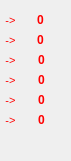
   <widget class="QFrame" name="frame_ls_2">
    <property name="geometry">
     <rect>
      <x>275</x>
      <y>22</y>
      <width>71</width>
      <height>161</height>
     </rect>
    </property>
    <property name="palette">
     <palette>
      <active>
       <colorrole role="WindowText">
        <brush brushstyle="SolidPattern">
         <color alpha="255">
          <red>255</red>
          <green>0</green>
          <blue>0</blue>
         </color>
        </brush>
       </colorrole>
      </active>
      <inactive>
       <colorrole role="WindowText">
        <brush brushstyle="SolidPattern">
         <color alpha="255">
          <red>255</red>
          <green>0</green>
          <blue>0</blue>
         </color>
        </brush>
       </colorrole>
      </inactive>
      <disabled>
       <colorrole role="WindowText">
        <brush brushstyle="SolidPattern">
         <color alpha="255">
          <red>255</red>
          <green>170</green>
          <blue>0</blue>
         </color>
        </brush>
       </colorrole>
      </disabled>
     </palette>
    </property>
    <widget class="QLabel" name="l_note_28">
     <property name="geometry">
      <rect>
       <x>20</x>
       <y>10</y>
       <width>41</width>
       <height>20</height>
      </rect>
     </property>
     <property name="font">
      <font>
       <weight>75</weight>
       <bold>true</bold>
      </font>
     </property>
     <property name="text">
      <string>0</string>
     </property>
     <property name="alignment">
      <set>Qt::AlignCenter</set>
     </property>
    </widget>
    <widget class="QLabel" name="l_note_29">
     <property name="geometry">
      <rect>
       <x>20</x>
       <y>30</y>
       <width>41</width>
       <height>20</height>
      </rect>
     </property>
     <property name="font">
      <font>
       <weight>75</weight>
       <bold>true</bold>
      </font>
     </property>
     <property name="text">
      <string>0</string>
     </property>
     <property name="alignment">
      <set>Qt::AlignCenter</set>
     </property>
    </widget>
    <widget class="QLabel" name="l_note_30">
     <property name="geometry">
      <rect>
       <x>21</x>
       <y>50</y>
       <width>41</width>
       <height>20</height>
      </rect>
     </property>
     <property name="font">
      <font>
       <weight>75</weight>
       <bold>true</bold>
      </font>
     </property>
     <property name="text">
      <string>0</string>
     </property>
     <property name="alignment">
      <set>Qt::AlignCenter</set>
     </property>
    </widget>
    <widget class="QLabel" name="l_note_31">
     <property name="geometry">
      <rect>
       <x>21</x>
       <y>70</y>
       <width>41</width>
       <height>20</height>
      </rect>
     </property>
     <property name="font">
      <font>
       <weight>75</weight>
       <bold>true</bold>
      </font>
     </property>
     <property name="text">
      <string>0</string>
     </property>
     <property name="alignment">
      <set>Qt::AlignCenter</set>
     </property>
    </widget>
    <widget class="QLabel" name="l_note_32">
     <property name="geometry">
      <rect>
       <x>21</x>
       <y>90</y>
       <width>41</width>
       <height>20</height>
      </rect>
     </property>
     <property name="font">
      <font>
       <weight>75</weight>
       <bold>true</bold>
      </font>
     </property>
     <property name="text">
      <string>0</string>
     </property>
     <property name="alignment">
      <set>Qt::AlignCenter</set>
     </property>
    </widget>
    <widget class="QLabel" name="l_note_33">
     <property name="geometry">
      <rect>
       <x>21</x>
       <y>110</y>
       <width>41</width>
       <height>20</height>
      </rect>
     </property>
     <property name="font">
      <font>
       <weight>75</weight>
       <bold>true</bold>
      </font>
     </property>
     <property name="text">
      <string>0</string>
     </property>
     <property name="alignment">
      <set>Qt::AlignCenter</set>
     </property>
    </widget>
    <widget class="QLabel" name="l_note_34">
     <property name="geometry">
      <rect>
       <x>-10</x>
       <y>10</y>
       <width>41</width>
       <height>20</height>
      </rect>
     </property>
     <property name="font">
      <font>
       <pointsize>8</pointsize>
      </font>
     </property>
     <property name="text">
      <string>-&gt;</string>
     </property>
     <property name="alignment">
      <set>Qt::AlignCenter</set>
     </property>
    </widget>
    <widget class="QLabel" name="l_note_35">
     <property name="geometry">
      <rect>
       <x>-10</x>
       <y>30</y>
       <width>41</width>
       <height>20</height>
      </rect>
     </property>
     <property name="font">
      <font>
       <pointsize>8</pointsize>
      </font>
     </property>
     <property name="text">
      <string>-&gt;</string>
     </property>
     <property name="alignment">
      <set>Qt::AlignCenter</set>
     </property>
    </widget>
    <widget class="QLabel" name="l_note_36">
     <property name="geometry">
      <rect>
       <x>-10</x>
       <y>50</y>
       <width>41</width>
       <height>20</height>
      </rect>
     </property>
     <property name="font">
      <font>
       <pointsize>8</pointsize>
      </font>
     </property>
     <property name="text">
      <string>-&gt;</string>
     </property>
     <property name="alignment">
      <set>Qt::AlignCenter</set>
     </property>
    </widget>
    <widget class="QLabel" name="l_note_37">
     <property name="geometry">
      <rect>
       <x>-10</x>
       <y>70</y>
       <width>41</width>
       <height>20</height>
      </rect>
     </property>
     <property name="font">
      <font>
       <pointsize>8</pointsize>
      </font>
     </property>
     <property name="text">
      <string>-&gt;</string>
     </property>
     <property name="alignment">
      <set>Qt::AlignCenter</set>
     </property>
    </widget>
    <widget class="QLabel" name="l_note_38">
     <property name="geometry">
      <rect>
       <x>-10</x>
       <y>90</y>
       <width>41</width>
       <height>20</height>
      </rect>
     </property>
     <property name="font">
      <font>
       <pointsize>8</pointsize>
      </font>
     </property>
     <property name="text">
      <string>-&gt;</string>
     </property>
     <property name="alignment">
      <set>Qt::AlignCenter</set>
     </property>
    </widget>
    <widget class="QLabel" name="l_note_39">
     <property name="geometry">
      <rect>
       <x>-10</x>
       <y>110</y>
       <width>41</width>
       <height>20</height>
      </rect>
     </property>
     <property name="font">
      <font>
       <pointsize>8</pointsize>
      </font>
     </property>
     <property name="text">
      <string>-&gt;</string>
     </property>
     <property name="alignment">
      <set>Qt::AlignCenter</set>
     </property>
    </widget>
   </widget>
